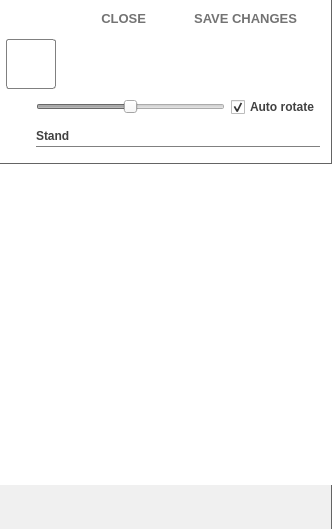
<?xml version="1.0" encoding="UTF-8"?>
<ui version="4.0">
 <class>RocketAvatarEditorWidget</class>
 <widget class="QWidget" name="RocketAvatarEditorWidget">
  <property name="geometry">
   <rect>
    <x>0</x>
    <y>0</y>
    <width>332</width>
    <height>529</height>
   </rect>
  </property>
  <property name="windowTitle">
   <string/>
  </property>
  <property name="styleSheet">
   <string notr="true">QWidget#RocketAvatarEditorWidget {
	background-color: transparent;
}

QComboBox {
	border: 0px;
	border-bottom: 1px solid grey;
	font-family: &quot;Arial&quot;;
	font-size: 12px;
	color: rgb(65, 65, 65);
	font-weight: bold;
	padding-left: 0px;
}

QComboBox:hover {
	background-color: rgba(230,230,230,120);
}

QComboBox:down-arrow {
	image: url(':/images/icon-combobox-down-arrow.png');
	width: 12px;
}

QComboBox::drop-down {
	subcontrol-origin: padding;
	subcontrol-position: center right;
	padding-right: 2px;
	width: 16px;
	max-height: 11px;
	border: 0px;
}

QComboBox QAbstractItemView {
	border: 1px solid grey;	
	background-color: rgb(255, 255, 255);
	selection-background-color: rgba(230,230,230,120);
	selection-color: black;
	padding: 0px;
}

QFrame#contentFrame {
	background-color: rgb(255, 255, 255); 
	border: 0px;
	border-bottom: 1px solid rgb(100, 100, 100); 
	border-right: 1px solid rgb(100, 100, 100); 
	border-radius: 0px; 
}

QFrame#controlsFrame {
	background-color: rgb(255, 255, 255); 
	border: 0px;
	border-bottom: 0px solid rgb(100, 100, 100); 
	border-right: 1px solid rgb(100, 100, 100); 
	border-radius: 0px; 
}

QFrame#fillFrame {
	background-color: rgb(240, 240, 240); 
	border: 0px;
	border-right: 1px solid rgb(100, 100, 100); 
}

QLabel, QCheckBox {
	font-family: &quot;Arial&quot;;
	font-size: 12px;
	color: rgb(65, 65, 65);
	font-weight: bold;
}

QLabel#labelUsername {
	font-size: 24px;
}

QLabel#labelIcon {
	border: 1px solid grey;
	border-radius: 3px; 
}

QPushButton#buttonCloseWithoutSave, #buttonSaveAndClose {
	background-color: rgb(255, 255, 255);
	color: rgb(115, 115, 115);
	font-size: 13px;
	font-weight: bold;
	border: 0px;
}

QPushButton#buttonSaveAndClose, #buttonCloseWithoutSave {
	text-align: right;
	padding-right: 28px;
	background-image: url(':/images/icon-check.png');
	background-position: center right;
	background-repeat: no-repeat;
}

QPushButton#buttonCloseWithoutSave {
	background-image: url(':/images/icon-cross.png');
}

QPushButton#buttonCloseWithoutSave:hover, #buttonSaveAndClose:hover {
	color: rgb(65, 65, 65);
}

QPushButton#buttonNextPage { 
	border: 0px;
	border-radius: 0px;
	background-image: url(':/images/icon-next.png');
	background-position: center;
	background-repeat: no-repeat;
}
QPushButton#buttonNextPage:hover { background-image: url(':/images/icon-next-hover.png'); }

QPushButton#buttonPreviousPage { 
	border: 0px;
	border-radius: 0px;
	background-image: url(':/images/icon-previous.png');
	background-position: center;
	background-repeat: no-repeat;
}

QPushButton#buttonPreviousPage:hover { background-image: url(':/images/icon-previous-hover.png'); }

QCheckBox::indicator:unchecked {
	image: url(:/images/icon-unchecked.png);
 }

QCheckBox::indicator:checked {
	image: url(:/images/icon-checked.png);
 }
</string>
  </property>
  <layout class="QVBoxLayout" name="verticalLayout">
   <property name="spacing">
    <number>0</number>
   </property>
   <property name="margin">
    <number>0</number>
   </property>
   <item>
    <widget class="QFrame" name="controlsFrame">
     <property name="frameShape">
      <enum>QFrame::NoFrame</enum>
     </property>
     <property name="frameShadow">
      <enum>QFrame::Plain</enum>
     </property>
     <layout class="QVBoxLayout" name="verticalLayout_4">
      <property name="leftMargin">
       <number>6</number>
      </property>
      <property name="topMargin">
       <number>6</number>
      </property>
      <property name="rightMargin">
       <number>6</number>
      </property>
      <property name="bottomMargin">
       <number>0</number>
      </property>
      <item>
       <layout class="QHBoxLayout" name="horizontalLayout_3">
        <property name="spacing">
         <number>20</number>
        </property>
        <item>
         <widget class="QPushButton" name="buttonCloseWithoutSave">
          <property name="sizePolicy">
           <sizepolicy hsizetype="Expanding" vsizetype="Fixed">
            <horstretch>0</horstretch>
            <verstretch>0</verstretch>
           </sizepolicy>
          </property>
          <property name="minimumSize">
           <size>
            <width>0</width>
            <height>24</height>
           </size>
          </property>
          <property name="text">
           <string>CLOSE</string>
          </property>
          <property name="iconSize">
           <size>
            <width>24</width>
            <height>24</height>
           </size>
          </property>
         </widget>
        </item>
        <item>
         <widget class="QPushButton" name="buttonSaveAndClose">
          <property name="sizePolicy">
           <sizepolicy hsizetype="Fixed" vsizetype="Fixed">
            <horstretch>0</horstretch>
            <verstretch>0</verstretch>
           </sizepolicy>
          </property>
          <property name="minimumSize">
           <size>
            <width>0</width>
            <height>24</height>
           </size>
          </property>
          <property name="text">
           <string>SAVE CHANGES</string>
          </property>
         </widget>
        </item>
       </layout>
      </item>
     </layout>
    </widget>
   </item>
   <item>
    <widget class="QFrame" name="contentFrame">
     <property name="frameShape">
      <enum>QFrame::NoFrame</enum>
     </property>
     <property name="frameShadow">
      <enum>QFrame::Plain</enum>
     </property>
     <layout class="QVBoxLayout" name="verticalLayout_2">
      <property name="leftMargin">
       <number>6</number>
      </property>
      <property name="rightMargin">
       <number>6</number>
      </property>
      <item>
       <layout class="QHBoxLayout" name="horizontalLayout_2">
        <item>
         <widget class="QLabel" name="labelIcon">
          <property name="minimumSize">
           <size>
            <width>50</width>
            <height>50</height>
           </size>
          </property>
          <property name="maximumSize">
           <size>
            <width>50</width>
            <height>50</height>
           </size>
          </property>
          <property name="text">
           <string/>
          </property>
          <property name="alignment">
           <set>Qt::AlignHCenter|Qt::AlignTop</set>
          </property>
         </widget>
        </item>
        <item>
         <widget class="QLabel" name="labelUsername">
          <property name="minimumSize">
           <size>
            <width>0</width>
            <height>50</height>
           </size>
          </property>
          <property name="maximumSize">
           <size>
            <width>16777215</width>
            <height>50</height>
           </size>
          </property>
          <property name="text">
           <string/>
          </property>
          <property name="alignment">
           <set>Qt::AlignBottom|Qt::AlignLeading|Qt::AlignLeft</set>
          </property>
         </widget>
        </item>
       </layout>
      </item>
      <item>
       <layout class="QGridLayout" name="gridLayout_2">
        <property name="rightMargin">
         <number>5</number>
        </property>
        <property name="bottomMargin">
         <number>5</number>
        </property>
        <item row="0" column="1">
         <layout class="QHBoxLayout" name="horizontalLayout_4">
          <item>
           <widget class="QSlider" name="sliderRotation">
            <property name="enabled">
             <bool>false</bool>
            </property>
            <property name="toolTip">
             <string>Rotation</string>
            </property>
            <property name="minimum">
             <number>0</number>
            </property>
            <property name="maximum">
             <number>360</number>
            </property>
            <property name="sliderPosition">
             <number>180</number>
            </property>
            <property name="orientation">
             <enum>Qt::Horizontal</enum>
            </property>
            <property name="tickPosition">
             <enum>QSlider::NoTicks</enum>
            </property>
            <property name="tickInterval">
             <number>45</number>
            </property>
           </widget>
          </item>
          <item>
           <widget class="QCheckBox" name="checkBoxAutoRotate">
            <property name="text">
             <string>Auto rotate</string>
            </property>
            <property name="checked">
             <bool>true</bool>
            </property>
           </widget>
          </item>
         </layout>
        </item>
        <item row="0" column="0">
         <widget class="QLabel" name="labelRotate">
          <property name="minimumSize">
           <size>
            <width>24</width>
            <height>24</height>
           </size>
          </property>
          <property name="maximumSize">
           <size>
            <width>24</width>
            <height>24</height>
           </size>
          </property>
          <property name="toolTip">
           <string>Rotation</string>
          </property>
          <property name="text">
           <string/>
          </property>
          <property name="pixmap">
           <pixmap resource="RocketPlugin.qrc">:/images/icon-rotate.png</pixmap>
          </property>
          <property name="alignment">
           <set>Qt::AlignCenter</set>
          </property>
         </widget>
        </item>
        <item row="1" column="1">
         <widget class="QComboBox" name="comboBoxAnimations">
          <property name="minimumSize">
           <size>
            <width>0</width>
            <height>21</height>
           </size>
          </property>
          <property name="toolTip">
           <string>Animation</string>
          </property>
          <item>
           <property name="text">
            <string>Stand</string>
           </property>
          </item>
          <item>
           <property name="text">
            <string>Walk</string>
           </property>
          </item>
          <item>
           <property name="text">
            <string>Fly</string>
           </property>
          </item>
         </widget>
        </item>
        <item row="1" column="0">
         <widget class="QLabel" name="labelAnimation">
          <property name="minimumSize">
           <size>
            <width>24</width>
            <height>24</height>
           </size>
          </property>
          <property name="maximumSize">
           <size>
            <width>24</width>
            <height>24</height>
           </size>
          </property>
          <property name="toolTip">
           <string>Animation</string>
          </property>
          <property name="text">
           <string/>
          </property>
          <property name="pixmap">
           <pixmap resource="RocketPlugin.qrc">:/images/icon-heartbeat.png</pixmap>
          </property>
          <property name="alignment">
           <set>Qt::AlignCenter</set>
          </property>
         </widget>
        </item>
       </layout>
      </item>
     </layout>
    </widget>
   </item>
   <item>
    <spacer name="verticalSpacer">
     <property name="orientation">
      <enum>Qt::Vertical</enum>
     </property>
     <property name="sizeHint" stdset="0">
      <size>
       <width>1</width>
       <height>10000</height>
      </size>
     </property>
    </spacer>
   </item>
   <item>
    <widget class="QFrame" name="fillFrame">
     <property name="frameShape">
      <enum>QFrame::NoFrame</enum>
     </property>
     <property name="frameShadow">
      <enum>QFrame::Plain</enum>
     </property>
     <property name="lineWidth">
      <number>0</number>
     </property>
     <layout class="QVBoxLayout" name="verticalLayout_3">
      <property name="spacing">
       <number>0</number>
      </property>
      <property name="margin">
       <number>0</number>
      </property>
      <item>
       <spacer name="verticalSpacer_2">
        <property name="orientation">
         <enum>Qt::Vertical</enum>
        </property>
        <property name="sizeHint" stdset="0">
         <size>
          <width>1</width>
          <height>1000</height>
         </size>
        </property>
       </spacer>
      </item>
      <item>
       <layout class="QHBoxLayout" name="horizontalLayout">
        <property name="margin">
         <number>6</number>
        </property>
        <item>
         <widget class="QPushButton" name="buttonPreviousPage">
          <property name="minimumSize">
           <size>
            <width>32</width>
            <height>32</height>
           </size>
          </property>
          <property name="maximumSize">
           <size>
            <width>32</width>
            <height>32</height>
           </size>
          </property>
          <property name="text">
           <string/>
          </property>
          <property name="flat">
           <bool>true</bool>
          </property>
         </widget>
        </item>
        <item>
         <spacer name="horizontalSpacer">
          <property name="orientation">
           <enum>Qt::Horizontal</enum>
          </property>
          <property name="sizeHint" stdset="0">
           <size>
            <width>1</width>
            <height>1</height>
           </size>
          </property>
         </spacer>
        </item>
        <item>
         <widget class="QPushButton" name="buttonNextPage">
          <property name="minimumSize">
           <size>
            <width>32</width>
            <height>32</height>
           </size>
          </property>
          <property name="maximumSize">
           <size>
            <width>32</width>
            <height>32</height>
           </size>
          </property>
          <property name="text">
           <string/>
          </property>
          <property name="iconSize">
           <size>
            <width>32</width>
            <height>32</height>
           </size>
          </property>
          <property name="flat">
           <bool>true</bool>
          </property>
         </widget>
        </item>
       </layout>
      </item>
     </layout>
    </widget>
   </item>
  </layout>
 </widget>
 <resources>
  <include location="RocketPlugin.qrc"/>
 </resources>
 <connections/>
</ui>
